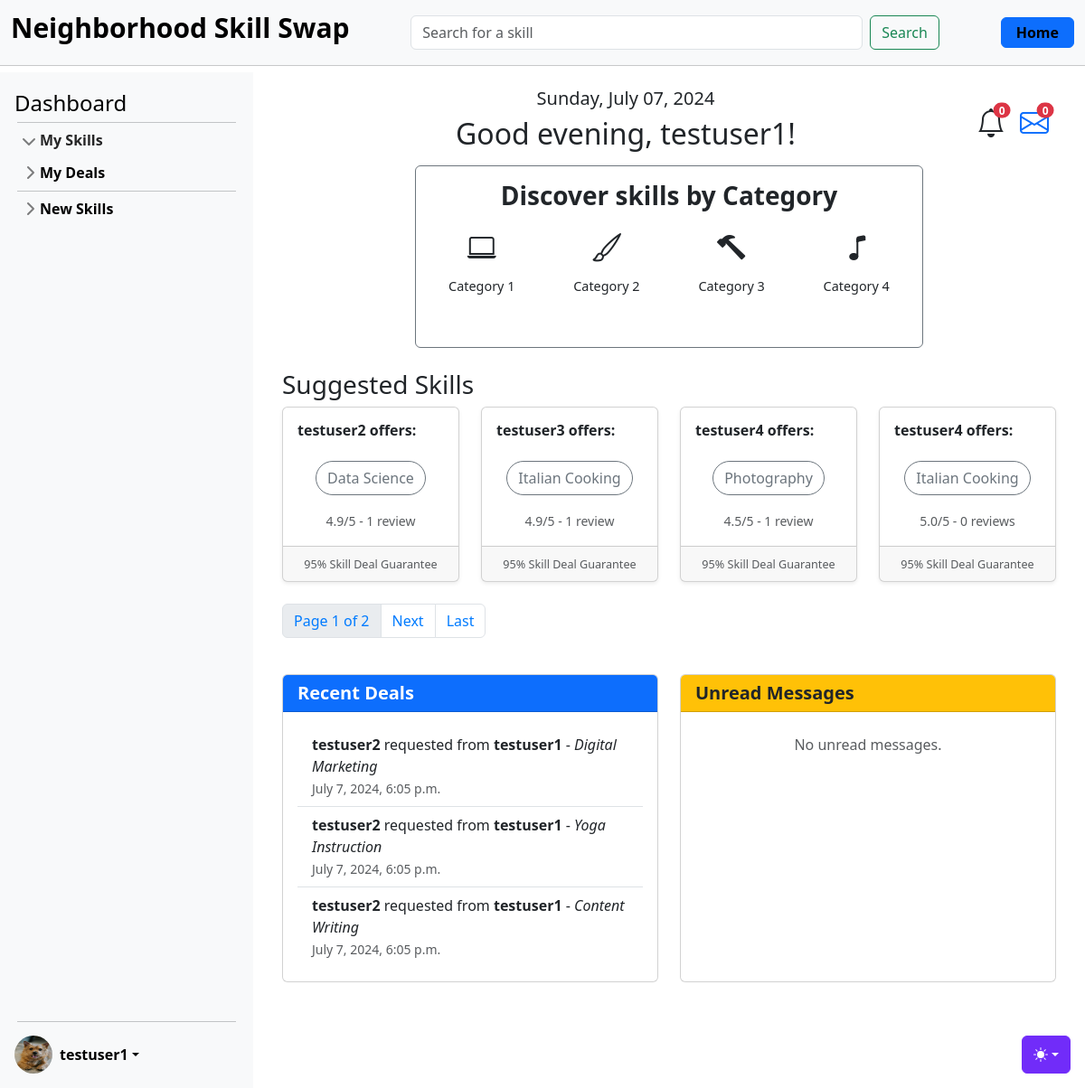
Page /accounts/dashboard/2/ (signed in) on the committed database.
### accounts/models.py (models this page shows, shortened)
class CustomUser(AbstractUser):
    age = models.PositiveIntegerField(null=True, blank=True)

class UserProfile(models.Model):
    user = models.OneToOneField(
        CustomUser, on_delete=models.CASCADE, related_name="profile"
    )  # A one-to-one link to the user model
    profile_image = models.ImageField(
        upload_to="profile_images/", null=True, blank=True
    )  # A field to upload a profile image
    location = models.CharField(
        max_length=255, blank=True
    )  # Information about where the user is located (could be a city, region, or specific address)
    bio = models.TextField(
        max_length=500, blank=True
    )  # A short biography or description about the user.
    phone_number = models.CharField(
        max_length=20, blank=True
    )  # A phone number for contact purposes
    skills_offered = models.TextField(
        max_length=500, blank=True
    )  # A field to summarize the skills the user offers
    availability = models.CharField(
        max_length=255, blank=True
    )  # Information about the user's general availability (e.g., evenings, weekends)
    credits = models.IntegerField(
        default=0
    )  # Field to store the number of credits a user has

### skills/models.py (models this page shows, shortened)
class Skill(models.Model):
    name = models.CharField(max_length=100, blank=False)
    level = models.CharField(max_length=20, blank=False)
    description = models.TextField()
    owner = models.ForeignKey(settings.AUTH_USER_MODEL, on_delete=models.CASCADE)
    category = models.ForeignKey(Category, on_delete=models.CASCADE)
    date = models.DateTimeField(auto_now_add=True)
    skill_type = models.CharField(max_length=20, blank=False)
    rating = models.FloatField(default=5.0)

class SkillDeal(models.Model):
    PENDING = "pending"
    ACTIVE = "active"
    COMPLETED = "completed"
    CANCELLED = "cancelled"
    STATUS_CHOICES = [
        (PENDING, "Pending"),
        (ACTIVE, "Active"),
        (COMPLETED, "Completed"),
        (CANCELLED, "Cancelled"),
    ]
    skill = models.ForeignKey(Skill, on_delete=models.CASCADE)
    owner = models.ForeignKey(
        settings.AUTH_USER_MODEL, on_delete=models.CASCADE, related_name="owner"
    )
    provider = models.ForeignKey(
        settings.AUTH_USER_MODEL, on_delete=models.CASCADE, related_name="requester"
    )
    status = models.CharField(max_length=20, choices=STATUS_CHOICES, default=PENDING)
    created_at = models.DateTimeField(auto_now_add=True)
    start_date = models.DateTimeField(null=True, blank=True)
    end_date = models.DateTimeField(null=True, blank=True)

### accounts/views.py (the view)
# urls.py: path("dashboard/<int:user_id>/", DashboardView.as_view(), name="dashboard"),
class DashboardView(UserPassesTestMixin, View):
    def get(self, request, user_id):
        user = get_object_or_404(CustomUser, id=user_id)
        now = timezone.now()
        current_date = now.strftime("%A, %B %d, %Y")
        hour = now.hour
        if hour < 12:
            greeting = "Good morning"
        elif hour < 18:
            greeting = "Good afternoon"
        else:
            greeting = "Good evening"
        wanted_skills = Skill.objects.filter(owner=user, skill_type="wanted")
        wanted_skills_names = [skill.name for skill in wanted_skills]
        selected_skills = (
            Skill.objects.filter(name__in=wanted_skills_names, skill_type="offered")
            .exclude(owner=user)
            .annotate(reviews_count=Count("review"))
        )
        paginator = Paginator(selected_skills, 4)
        page_number = request.GET.get("page")
        suggested_skills = paginator.get_page(page_number)
        recent_deals = SkillDeal.objects.filter(provider=user).order_by("-created_at")[
            :3
        ]
        unread_messages = Message.objects.filter(receiver=user, is_read=False).order_by(
            "-timestamp"
        )[:3]
        unread_messages_count = unread_messages.count()
        pending_deals_count = SkillDeal.objects.filter(
            provider=user, status=SkillDeal.PENDING
        ).count()
        context = {
            "user": user,
            "suggested_skills": suggested_skills,
            "current_date": current_date,
            "greeting": greeting,
            "recent_deals": recent_deals,
            "unread_messages": unread_messages,
            "unread_messages_count": unread_messages_count,
            "pending_deals_count": pending_deals_count,
        }
        return render(request, "dashboard.html", context)
    def test_func(self) -> bool:
        return self.request.user.id == self.kwargs["user_id"]

### templates/dashboard.html (shortened to what this page needs)
{% extends 'base.html' %}
{% load static %}
{% block content %}
<div class="container mt-1">
    <div class="row mt-1 mb-2">
        <div class="col-12 d-flex justify-content-between align-items-center">
            <div class="text-center w-100">
                <h5>{{ current_date }}</h5>
                <h2>{{ greeting }}, {{ user.username }}!</h2>
            </div>
            <div class="text-right  d-flex justify-content-end align-items-center">
                <div class="notification-bell position-relative d-inline-block mx-2">
                    <span class="notification-count position-absolute translate-middle badge rounded-pill bg-danger">
                        {{ pending_deals_count }}
                    </span>
                    <i class="bi bi-bell" style="font-size: 2rem;"></i>
                </div>
                <div class="notification-envelope position-relative d-inline-block mx-2">
                    <a href="{% url 'message_list' %}">
                        <span class="notification-count position-absolute translate-middle badge rounded-pill bg-danger">
                            {{ unread_messages_count }}
                        </span>
                        <i class="bi bi-envelope" style="font-size: 2rem;"></i>
                    </a>
                </div>
            </div>
        </div>
    </div>
    <div class="row mb-4">
        <div class="col-8 mx-auto">
            <div class="card border-secondary">
                <div class="card-body">
                    <h3 class="card-title text-center">Discover skills by Category</h3>
                    <div class="row text-center">
                        <div class="col-md-3 mb-3">
                            <div class="card h-100 border-0">
                                <div class="card-body p-2">
                                    <div class="category-icon mb-2">
                                        <i class="bi bi-laptop" style="font-size: 2rem;"></i>
                                    </div>
                                    <p class="category-text"><a href="{% url 'skill_by_category' 'Category 1' %}">Category 1</a></p>
                                </div>
                            </div>
                        </div>
                        <div class="col-md-3 mb-3">
                            <div class="card h-100 border-0">
                                <div class="card-body p-2">
                                    <div class="category-icon mb-2">
                                        <i class="bi bi-brush" style="font-size: 2rem;"></i>
                                    </div>
                                    <p class="category-text"><a href="{% url 'skill_by_category' 'Category 2' %}">Category 2</a></p>
                                </div>
                            </div>
                        </div>
                        <div class="col-md-3 mb-3">
                            <div class="card h-100 border-0">
                                <div class="card-body p-2">
                                    <div class="category-icon mb-2">
                                        <i class="bi bi-hammer" style="font-size: 2rem;"></i>
                                    </div>
                                    <p class="category-text"><a href="{% url 'skill_by_category' 'Category 3' %}">Category 3</a></p>
                                </div>
                            </div>
                        </div>
                        <div class="col-md-3 mb-3">
                            <div class="card h-100 border-0">
                                <div class="card-body p-2">
                                    <div class="category-icon mb-2">
                                        <i class="bi bi-music-note" style="font-size: 2rem;"></i>
                                    </div>
                                    <p class="category-text"><a href="{% url 'skill_by_category' 'Category 4' %}">Category 4</a></p>
                                </div>
                            </div>
                        </div>
                    </div>
                </div>
            </div>
        </div>
    </div>
    <div class="row mt-4">
        <div class="col-12">
            <h3>Suggested Skills</h3>
            <div class="row">
                {% for skill in suggested_skills %}
                <div class="col-md-3 mb-4">
                    <div class="card h-100 shadow-sm">
                        <div class="card-body">
                            <h6 class="card-title mb-4">{{ skill.owner.username }} offers:</h6>
                            <p class="card-text text-center">
                                <a href="{% url 'skill_detail' skill.pk %}" class="btn btn-outline-secondary rounded-pill">{{ skill.name }}</a>
                            </p>
                            {% if skill.reviews_count == 1 %}
                            <p class="card-text text-center"><small class="text-muted">{{ skill.rating|floatformat:1 }}/5 - {{ skill.reviews_count }} review</small></p>
                            {% else %}
                            <p class="card-text text-center"><small class="text-muted">{{ skill.rating|floatformat:1 }}/5 - {{ skill.reviews_count }} reviews</small></p>
                            {% endif %}
                        </div>
                        <div class="card-footer text-center">
                            <small class="text-muted">95% Skill Deal Guarantee</small>
                        </div>
                    </div>
                </div>
                {% endfor %}
            </div>
            <div class="row justify-content-center">
                <nav>
                    <ul class="pagination">
                        <li class="page-item disabled">
                            <span class="page-link">Page {{ suggested_skills.number }} of {{ suggested_skills.paginator.num_pages }}</span>
                        </li>
                        {% if suggested_skills.has_next %}
                        <li class="page-item">
                            <a class="page-link" href="?page={{ suggested_skills.next_page_number }}">Next</a>
                        </li>
                        <li class="page-item">
                            <a class="page-link" href="?page={{ suggested_skills.paginator.num_pages }}">Last</a>
                        </li>
                        {% endif %}
                    </ul>
                </nav>
            </div>
        </div>
    </div>
    <div class="row mt-4">
        <div class="col-md-6 mb-4">
            <div class="card h-100">
                <div class="card-header bg-primary text-white">
                    <h5 class="card-title mb-0">Recent Deals</h5>
                </div>
                <div class="card-body">
                    <ul class="list-group list-group-flush">
                        {% for deal in recent_deals %}
                        <li class="list-group-item">
                            <strong>{{ deal.owner.username }}</strong> requested from <strong>{{ deal.provider.username }}</strong> - <em>{{ deal.skill.name }}</em> <br>
                            <small class="text-muted">{{ deal.created_at|date:"F j, Y, g:i a" }}</small>
                        </li>
                        {% empty %}
                        <li class="list-group-item text-center text-muted">
                            No recent deals.
                        </li>
                        {% endfor %}
                    </ul>
                </div>
            </div>
        </div>
        <div class="col-md-6 mb-4">
            <div class="card h-100">
                <div class="card-header bg-warning text-dark">
                    <h5 class="card-title mb-0">Unread Messages</h5>
                </div>
                <div class="card-body">
                    <ul class="list-group list-group-flush">
                        {% for message in unread_messages %}
                        <li class="list-group-item">
                            <strong>{{ message.sender.username }}</strong>: {{ message.content }} <br>
                            <small class="text-muted">{{ message.timestamp|date:"F j, Y, g:i a" }}</small>
                        </li>
                        {% empty %}
                        <li class="list-group-item text-center text-muted">
                            No unread messages.
                        </li>
                        {% endfor %}
                    </ul>
                </div>
            </div>
        </div>
    </div>
</div>
{% endblock %}

### templates/partials/_sidebar.html (shortened to what this page needs)
{% load static %}
<div class="sidebar d-flex flex-column flex-shrink-0 p-3 bg-body-tertiary" style="width: 280px;">
    <a href="{% url 'dashboard' user.id %}" class="d-flex align-items-center mb-3 mb-md-0 me-md-auto link-body-emphasis text-decoration-none">
        <span class="fs-4">Dashboard</span>
    </a>
    <hr>
    <ul class="list-unstyled ps-0">
        <li class="mb-1">
            <button class="btn btn-toggle d-inline-flex align-items-center rounded border-0 collapsed" data-bs-toggle="collapse" data-bs-target="#home-collapse" aria-expanded="true">
                My Skills
            </button>
        </li>
        <li class="mb-1">
            <button class="btn btn-toggle d-inline-flex align-items-center rounded border-0 collapsed" data-bs-toggle="collapse" data-bs-target="#dashboard-collapse" aria-expanded="false">
                My Deals
            </button>
        </li>
        <hr>
        <li class="mb-1">
            <button class="btn btn-toggle d-inline-flex align-items-center rounded border-0 collapsed" data-bs-toggle="collapse" data-bs-target="#orders-collapse" aria-expanded="false">
                New Skills
            </button>
        </li>
    </ul>
    <div class="dropdown mt-auto">
        <hr style="margin-bottom: 15px;">
        <a href="#" class="d-flex align-items-center link-body-emphasis text-decoration-none dropdown-toggle" data-bs-toggle="dropdown" aria-expanded="false">
            {% if user.is_authenticated %}
                {% if user.profile.profile_image %}
                    <img src="{{ user.profile.profile_image.url }}" alt="" width="42" height="42" class="rounded-circle me-2">
                {% else %}
                    <img src="{% static 'img/default_pic.jpg' %}" alt="" width="42" height="42" class="rounded-circle me-2">
                {% endif %}
                <strong>{{ user.username }}</strong>
            {% else %}
                <strong>User</strong>
            {% endif %}
        </a>
    </div>
</div>

### rows in the picture
CustomUser: profile.profile_image (picture), username "testuser1"
Skill: owner.username "testuser2", name "Data Science", rating "4.9", reviews_count "1"
Skill: owner.username "testuser3", name "Italian Cooking", rating "4.9", reviews_count "1"
Skill: owner.username "testuser4", name "Photography", rating "4.5", reviews_count "1"
Skill: owner.username "testuser4", name "Italian Cooking", rating "5.0", reviews_count "0"
SkillDeal: owner.username "testuser2", provider.username "testuser1", skill.name "Digital Marketing", created_at "July 7, 2024, 6:05 p.m."
SkillDeal: owner.username "testuser2", provider.username "testuser1", skill.name "Yoga Instruction", created_at "July 7, 2024, 6:05 p.m."
SkillDeal: owner.username "testuser2", provider.username "testuser1", skill.name "Content Writing", created_at "July 7, 2024, 6:05 p.m."

### other values in the picture
{{ greeting }} "Good evening"
{{ pending_deals_count }} "0"
{{ unread_messages_count }} "0"
{{ suggested_skills.number }} "1"
{{ suggested_skills.paginator.num_pages }} "2"
